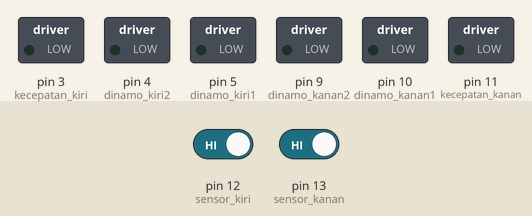
This sketch was run on a simulated Arduino Uno, built with avr-gcc and run on an emulated ATmega328P. On the bench: switched loads named in the sketch (green lamp = pin HIGH). Inputs (shaded band) come from the test bench; at power-on: pin 12 (sensor_kiri) HIGH, pin 13 (sensor_kanan) HIGH.

Above: at 6.2 s.
6.3 s: pin 12 (sensor_kiri) driven LOW
At 6.6 s:
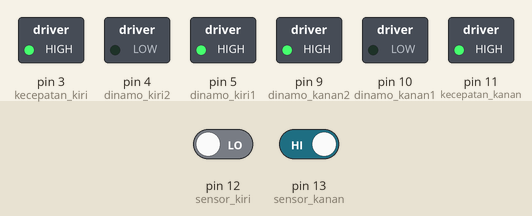
7.8 s: pin 13 (sensor_kanan) driven LOW
At 9.0 s:
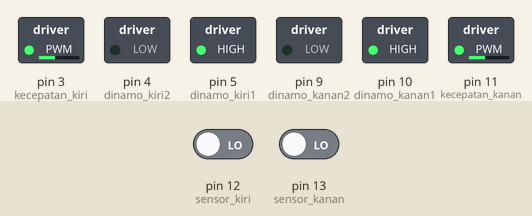
9.3 s: pin 12 (sensor_kiri) driven HIGH
At 10.1 s:
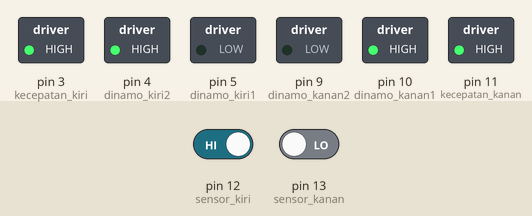
10.8 s: pin 13 (sensor_kanan) driven HIGH
At 11.3 s:
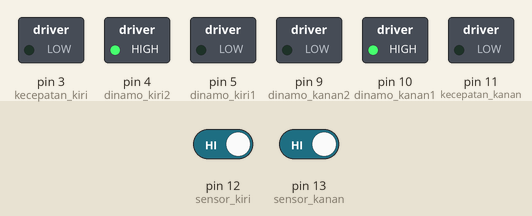
12.3 s: pin 12 (sensor_kiri) driven LOW
At 13.5 s:
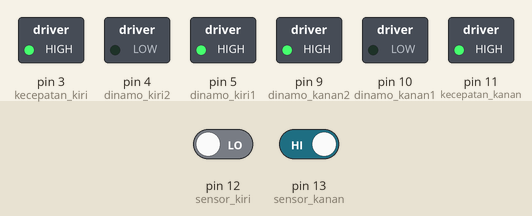
13.8 s: pin 12 (sensor_kiri) driven HIGH
At 14.8 s:
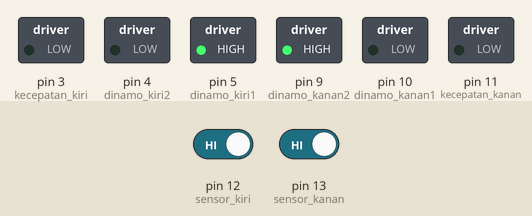
Timing chart, 0 to 16.3 s (numbered marks = the images above; inputs shaded):
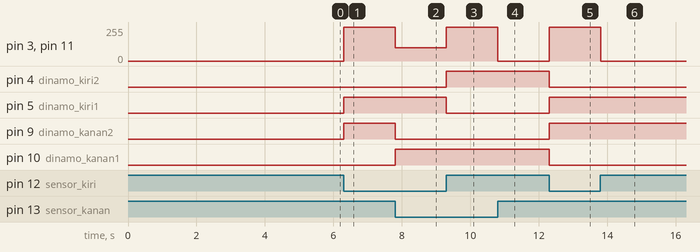

Measured:
- after the input at 6.3 s, pin 3 (kecepatan_kiri), pin 11 (kecepatan_kanan): 0/255 → 255/255 at once; pin 5 (dinamo_kiri1), pin 9 (dinamo_kanan2): LOW → HIGH at once
- after the input at 7.8 s, pin 3 (kecepatan_kiri), pin 11 (kecepatan_kanan): 255/255 → 100/255 at once; pin 9 (dinamo_kanan2): HIGH → LOW at once; pin 10 (dinamo_kanan1): LOW → HIGH at once
- after the input at 9.3 s, pin 3 (kecepatan_kiri), pin 11 (kecepatan_kanan): 100/255 → 255/255 at once; pin 4 (dinamo_kiri2): LOW → HIGH at once; pin 5 (dinamo_kiri1): HIGH → LOW at once
- after the input at 10.8 s, pin 3 (kecepatan_kiri), pin 11 (kecepatan_kanan): 255/255 → 0/255 at once
- after the input at 12.3 s, pin 3 (kecepatan_kiri), pin 11 (kecepatan_kanan): 0/255 → 255/255 at once; pin 4 (dinamo_kiri2), pin 10 (dinamo_kanan1): HIGH → LOW at once; pin 5 (dinamo_kiri1), pin 9 (dinamo_kanan2): LOW → HIGH at once
- after the input at 13.8 s, pin 3 (kecepatan_kiri), pin 11 (kecepatan_kanan): 255/255 → 0/255 at once

The sketch:

robot_line_follower.ino
```cpp
int dinamo_kanan1=10;  //kaki 1 dinamo kanan  1
int dinamo_kanan2=9;  //kaki 2 dinamo kanan 2
int dinamo_kiri1=5;  //kaki 1 dinamo kiri
int dinamo_kiri2=4; //kaki 2 dinamo kiri
int sensor_kanan=13;   //sensor kanan digital
int sensor_kiri=12;   //sensor kiri digital
int nilai_sensor_kanan=0;
int nilai_sensor_kiri=0;
int led=13;
int kecepatan_kanan=11;
int kecepatan_kiri=3;

int vspeed=100;
int tspeed=255;
int tdelay=20;

void  setup()
{
 pinMode(dinamo_kanan1,OUTPUT);
 pinMode(dinamo_kanan2,OUTPUT);
 pinMode(dinamo_kiri1,OUTPUT);
  pinMode(dinamo_kiri2,OUTPUT);
 pinMode(led,OUTPUT);
 pinMode(sensor_kanan,INPUT);
 pinMode(sensor_kiri,INPUT);

 delay(5000);
}

void loop()
{
 nilai_sensor_kanan=digitalRead(sensor_kanan);
 nilai_sensor_kiri=digitalRead(sensor_kiri);

  if(nilai_sensor_kiri==LOW && nilai_sensor_kanan==LOW)
  {
   maju(); //maju forward
  }

  if(nilai_sensor_kiri==HIGH  && nilai_sensor_kanan==LOW)
  {
  belok_kiri(); //belok kiri left
  }

  if(nilai_sensor_kiri==LOW && nilai_sensor_kanan==HIGH)
  {
  belok_kanan(); //belok kanan right
  }

  if(nilai_sensor_kiri==HIGH && nilai_sensor_kanan==HIGH)
  {
  berhenti(); //berhenti stop
  }
}

void maju()//fungsi maju
 {
  digitalWrite(dinamo_kanan1,HIGH);
  digitalWrite(dinamo_kanan2,LOW);
  digitalWrite(dinamo_kiri1,HIGH);
  digitalWrite(dinamo_kiri2,LOW);
  analogWrite (kecepatan_kanan,vspeed);
  analogWrite (kecepatan_kiri,vspeed);
 }

void mundur()//fungsi mundur
  {
  digitalWrite(dinamo_kanan1,LOW);
  digitalWrite(dinamo_kanan2,HIGH);
  digitalWrite(dinamo_kiri1,LOW);
  digitalWrite(dinamo_kiri2,HIGH);
  analogWrite (kecepatan_kanan,vspeed);
  analogWrite (kecepatan_kiri,vspeed);
  }

void belok_kanan()//fungsi belok kanan
 {
  digitalWrite(dinamo_kanan1,LOW);
  digitalWrite(dinamo_kanan2,HIGH);
  digitalWrite(dinamo_kiri1,HIGH);
  digitalWrite(dinamo_kiri2,LOW);
  analogWrite (kecepatan_kanan,tspeed);
  analogWrite (kecepatan_kiri,tspeed);
  delay(tdelay);
 }

void belok_kiri()//fungsi belok kiri
 {
  digitalWrite(dinamo_kanan1,HIGH);
  digitalWrite(dinamo_kanan2,LOW);
  digitalWrite(dinamo_kiri1,LOW);
  digitalWrite(dinamo_kiri2,HIGH);
  analogWrite (kecepatan_kanan,tspeed);
  analogWrite (kecepatan_kiri,tspeed);
  delay(tdelay);
}

void berhenti()//fungsi berhenti
 {
  analogWrite (kecepatan_kanan,0);
  analogWrite  (kecepatan_kiri,0);
 }
```
